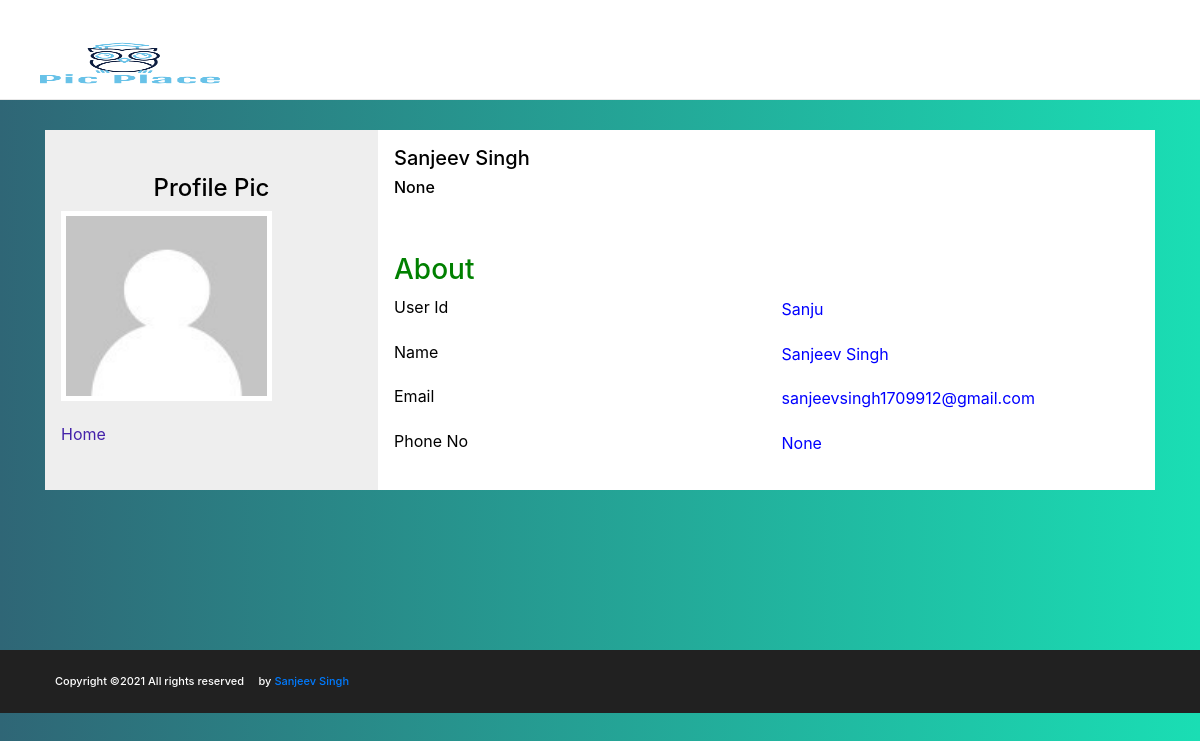
Screenshot of /imageapp/viewprofile/5 with the database file from the repository.
### imageapp/models.py (models this page shows)
class UserProfile(models.Model):
	user = models.OneToOneField(to = User,on_delete = models.CASCADE)
	first_name = models.CharField(max_length = 30,null=True,blank=True)
	last_name = models.CharField(max_length = 30,null=True,blank=True)
	description = models.TextField(null=True,blank=True)
	profile_pic = models.ImageField(upload_to = 'profileImage//',null=True,blank=True)
	socal_link = models.CharField(max_length=100,null=True,blank=True)
	ph_no = models.CharField(max_length=10,null=True,blank=True)
	email = models.EmailField(null=True,blank=True)

### imageapp/views.py (the view)
# urls.py: path('viewprofile/<int:i_d>',views.view_profile),
def view_profile(request,i_d):
	profile = User.objects.get(pk=i_d)
	alldetail = UserProfile.objects.get(user=profile.id)
	print(alldetail.id)
	flag = str(alldetail.profile_pic).startswith('profileImage/')
	f1=False
	if alldetail.socal_link is not None:
		f1 = True;
	return render(request,'viewprofile.html',{'alldetail':alldetail,'flag':flag,'f1':f1})

### templates/viewprofile.html (shortened to what this page needs)
<!doctype html>
<html lang="en">
  <head>
  <link rel="stylesheet" href="/static/css/bootstrap.min.css"/>
  <link rel="stylesheet" href="/static/css/font-awesome.min.css"/>
  <link rel="stylesheet" href="/static/css/magnific-popup.css"/>
  <link rel="stylesheet" href="/static/css/slicknav.min.css"/>
  <link rel="stylesheet" href="/static/css/owl.carousel.min.css"/>
  <link rel="stylesheet" href="/static/css/style.css"/>
    <link rel="stylesheet" href="https://stackpath.bootstrapcdn.com/bootstrap/4.5.0/css/bootstrap.min.css">
    <link rel="stylesheet" href="/static/css/style.css"/>
  </head>
<link href="//maxcdn.bootstrapcdn.com/bootstrap/4.1.1/css/bootstrap.min.css" rel="stylesheet" id="bootstrap-css">
    <header id = "hd" class="header-section hs-bd">
        <a  href="/" class="site-logo"><img id="ic" src="/media/need/logo.png" alt="logo"></a>
        <div class="header-controls">
            <button class="nav-switch-btn"><i class="fa fa-bars"></i></button>
            <button class="search-btn"><i class="fa fa-search"></i></button>
        </div>
    </header>
<header class="header">
    <div class="container" style="border-radius: 1rem;">
        <div class="profile-head">
            <h4 style="text-align:center">Profile Pic</h4>
                <div class="profile-img">
                    {% if flag == False %}
                        <img src="/media/profileImage/headshot.jpg" alt=""/>
                        {% else %}
                        <img src="/media/{{alldetail.profile_pic}}" alt=""/>
                        {% endif %}
                </div>
            <a href="/imageapp/home/" class="linkk">Home</a>
        </div>
        <div>
            <h5>{{alldetail.first_name}} {{alldetail.last_name}}</h5>
            <h6>{{alldetail.description}}</h6> <br> <br>
            <h3 style="color:green;">About</h3>
            <div class="row">
                <div class="col-md-6">
                    <label style="color:black;">User Id</label>
                </div>
                    <div class="col-md-6">
                        <p style="color:blue;">{{alldetail.user}}</p>
                    </div>
            </div>
            <div class="row">
                <div class="col-md-6">
                    <label style="color:black;">Name</label>
                </div>
                <div class="col-md-6">
                    <p style="color:blue;">{{alldetail.first_name}} {{alldetail.last_name}}</p>
                </div>
            </div>
            <div class="row">
                <div class="col-md-6">
                    <label style="color:black;">Email</label>
                </div>
                    <div class="col-md-6">
                        <p style="color:blue;">{{alldetail.email}}</p>
                    </div>
            </div>
            <div class="row">
                <div class="col-md-6">
                    <label style="color:black;">Phone No</label>
                </div>
                    <div class="col-md-6">
                        <p style="color:blue;">{{alldetail.ph_no}}</p>
                    </div>
            </div>
        </div>
</header>
<div style="padding-top:130px;">
</div>
  <footer class="footer-section">
    <div class="container-fluid">
      <div class="row">
        <div class="col-md-6 order-1 order-md-2">
          <div class="footer-social-links">
            <a href=""><i class="fa fa-facebook"></i></a>
            <a href=""><i class="fa fa-twitter"></i></a>
          </div>
        </div>
        <div class="col-md-6 order-2 order-md-1">
          <div class="copyright">
Copyright &copy;<script>document.write(new Date().getFullYear());</script> All rights reserved <i class="fa fa-heart-o" aria-hidden="true"></i> by <a href="#" target="_blank">Sanjeev Singh</a>
        </div>
        </div>
      </div>
    </div>
  </footer>
</body>
</html>

### static/css/style.css (style rules this page uses)
html, body { height: 100%; font-family: "Poppins", sans-serif; -webkit-font-smoothing: antialiased; font-smoothing: antialiased; }
h1, h2, h3, h4, h5, h6 { margin: 0; color: #212121; font-weight: 500; }
h3 { font-size: 30px; }
h4 { font-size: 24px; }
h5 { font-size: 18px; }
h6 { font-size: 16px; }
p { font-size: 16px; color: #7d7d7d; line-height: 1.8; }
img { max-width: 100%; }
.header-section { padding-top: 15px; padding-bottom: 27px; position: relative; z-index: 99; }
.header-section.hs-bd { clear: both; border-bottom: 1px solid #e8e8e8; }
.site-logo { display: inline-block; padding-top: 18px; padding-left: 80px; }
.header-controls { float: right; padding: 16px 25px 0 50px; }
.header-controls button { background: transparent; border: none; font-size: 19px; }
.header-controls button.nav-switch-btn { font-size: 21px; margin-right: 25px; }
.footer-section { background: #212121; padding: 19px 40px; }
.copyright { color: #fff; font-size: 11px; font-weight: 500; padding: 4px 0; }
.footer-social-links { text-align: right; }
.footer-social-links a { display: inline-block; color: #fff; font-size: 17px; margin-left: 40px; }
@media (min-width: 1200px) { .container { max-width: 1176px; } }
@media (max-width: 1270px) { .site-logo { padding-left: 30px; } }

### templates/viewprofile.html (style rules this page uses)
.linkk { color: #42a; }
.profile-img img { width: 70%; height: 90%; padding: 5px; background: #fff; }
.header { max-height: 900px; width: 100%; color: black; background-size: cover; }
.container { padding: 10px; margin: 20px; border-radius: 0.5rem; align-content: center; display: grid; grid-template-columns: 30% 70%; grid-auto-rows: minmax(100px,auto) }
.profile-head { display: inline-grid; align-content: center; }
.container > div { align-content: center; background: #fff; padding: 1em; }
.container > div:nth-child(odd) { background: #eee; align-content: center; }
#ic { height: 60px; width: 200px; }
#hd { height: 100px; background-color: white; }

### rows the page displays
UserProfile: first_name "Sanjeev", last_name "Singh", description "None", user "Sanju", email "sanjeevsingh1709912@gmail.com", ph_no "None"
